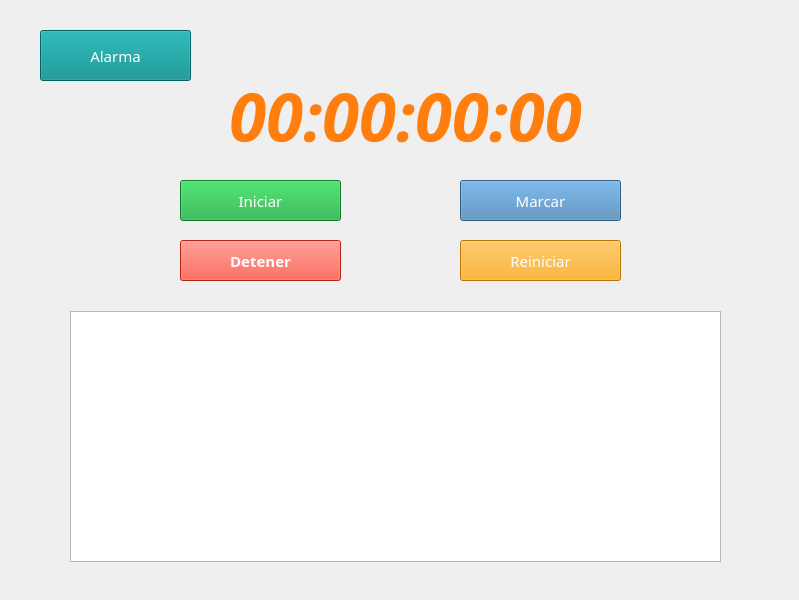
<?xml version="1.0" encoding="UTF-8"?>
<ui version="4.0">
 <class>Cronometro</class>
 <widget class="QWidget" name="Cronometro">
  <property name="geometry">
   <rect>
    <x>0</x>
    <y>0</y>
    <width>799</width>
    <height>600</height>
   </rect>
  </property>
  <property name="windowTitle">
   <string>Form</string>
  </property>
  <property name="styleSheet">
   <string notr="true"/>
  </property>
  <widget class="QPushButton" name="btnRegresar">
   <property name="geometry">
    <rect>
     <x>40</x>
     <y>30</y>
     <width>151</width>
     <height>51</height>
    </rect>
   </property>
   <property name="font">
    <font>
     <family>Segoe UI Black</family>
     <pointsize>11</pointsize>
    </font>
   </property>
   <property name="styleSheet">
    <string notr="true">background-color: rgb(0, 139, 139);
border-color: rgb(0, 170, 0);
color: rgb(255, 255, 255);</string>
   </property>
   <property name="text">
    <string>Alarma</string>
   </property>
  </widget>
  <widget class="QPushButton" name="btnIniciar">
   <property name="geometry">
    <rect>
     <x>180</x>
     <y>180</y>
     <width>161</width>
     <height>41</height>
    </rect>
   </property>
   <property name="font">
    <font>
     <family>Segoe UI Black</family>
     <pointsize>11</pointsize>
    </font>
   </property>
   <property name="styleSheet">
    <string notr="true">background-color: rgb(25, 170, 59);
border-color: rgb(0, 170, 0);
color: rgb(255, 255, 255);</string>
   </property>
   <property name="text">
    <string>Iniciar</string>
   </property>
  </widget>
  <widget class="QLabel" name="labelTiempo">
   <property name="geometry">
    <rect>
     <x>160</x>
     <y>70</y>
     <width>491</width>
     <height>91</height>
    </rect>
   </property>
   <property name="font">
    <font>
     <family>ROG Fonts</family>
     <pointsize>50</pointsize>
     <italic>true</italic>
     <bold>true</bold>
    </font>
   </property>
   <property name="styleSheet">
    <string notr="true">color:rgb(255, 126, 14);</string>
   </property>
   <property name="text">
    <string>00:00:00:00</string>
   </property>
   <property name="alignment">
    <set>Qt::AlignmentFlag::AlignCenter</set>
   </property>
  </widget>
  <widget class="QPushButton" name="btnDetener">
   <property name="geometry">
    <rect>
     <x>180</x>
     <y>240</y>
     <width>161</width>
     <height>41</height>
    </rect>
   </property>
   <property name="font">
    <font>
     <family>Segoe UI Black</family>
     <pointsize>11</pointsize>
     <bold>true</bold>
    </font>
   </property>
   <property name="styleSheet">
    <string notr="true">color: rgb(255, 255, 255);
background-color: rgb(255, 47, 28);</string>
   </property>
   <property name="text">
    <string>Detener</string>
   </property>
  </widget>
  <widget class="QPushButton" name="btnMarcar">
   <property name="geometry">
    <rect>
     <x>460</x>
     <y>180</y>
     <width>161</width>
     <height>41</height>
    </rect>
   </property>
   <property name="font">
    <font>
     <family>Segoe UI Black</family>
     <pointsize>11</pointsize>
    </font>
   </property>
   <property name="styleSheet">
    <string notr="true">background-color: rgb(70, 130, 180);
border-color: rgb(0, 170, 0);
color: rgb(255, 255, 255);</string>
   </property>
   <property name="text">
    <string>Marcar</string>
   </property>
  </widget>
  <widget class="QPushButton" name="btnReiniciar">
   <property name="geometry">
    <rect>
     <x>460</x>
     <y>240</y>
     <width>161</width>
     <height>41</height>
    </rect>
   </property>
   <property name="font">
    <font>
     <family>Segoe UI Black</family>
     <pointsize>11</pointsize>
    </font>
   </property>
   <property name="styleSheet">
    <string notr="true">background-color: rgb(255, 165, 0);
border-color: rgb(0, 170, 0);
color: rgb(255, 255, 255);</string>
   </property>
   <property name="text">
    <string>Reiniciar</string>
   </property>
  </widget>
  <widget class="QTableWidget" name="tableWidgetMarcas">
   <property name="geometry">
    <rect>
     <x>70</x>
     <y>311</y>
     <width>651</width>
     <height>251</height>
    </rect>
   </property>
   <property name="font">
    <font>
     <family>Segoe Print</family>
     <pointsize>12</pointsize>
    </font>
   </property>
   <property name="styleSheet">
    <string notr="true"/>
   </property>
  </widget>
 </widget>
 <resources/>
 <connections/>
</ui>
